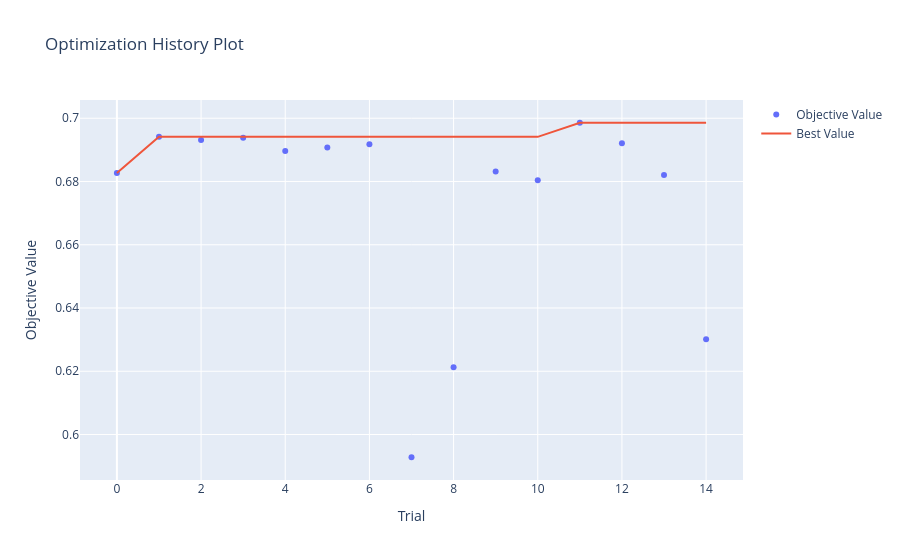
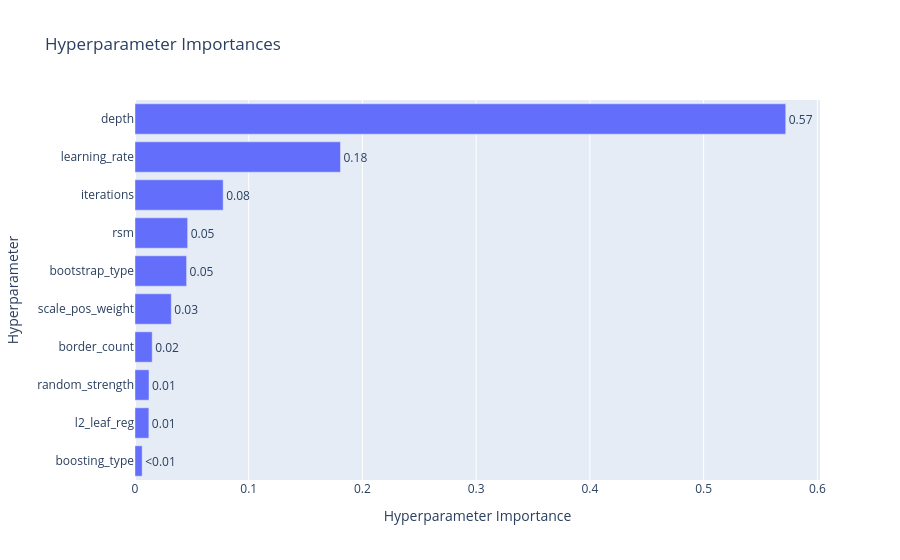
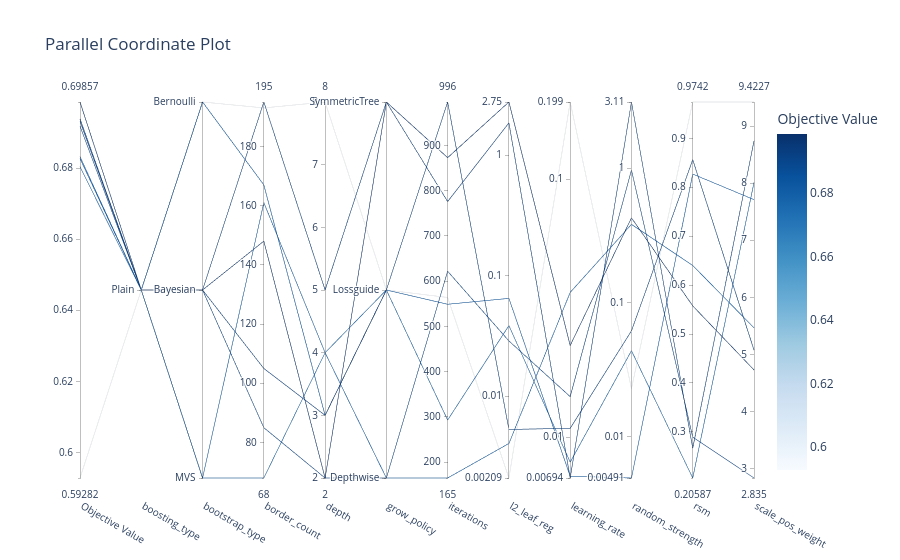

These figures' notebook cell, in order:
### Markdown cell above
### 10k

### Code cell
import optuna
import numpy as np
import warnings
from catboost import CatBoostClassifier
from sklearn.metrics import roc_auc_score
from sklearn.model_selection import TimeSeriesSplit
from optuna.visualization import (
    plot_optimization_history, 
    plot_param_importances, 
    plot_parallel_coordinate
)
from optuna.samplers import TPESampler

# Parameter tuning settings

timeout_seconds = 60*60*1
no_improvement_trials = 100

# Split the 10k dataset to evaluate on holdout after tuning

X_tuning = train_10k_X.head(8000)
y_tuning = train_10k_y_cat.head(8000)
X_val_holdout = train_10k_X.tail(2000)
y_val_holdout = train_10k_y_cat.tail(2000)

def objective_catboost(trial):
    params = {
        "iterations": trial.suggest_int("iterations", 100, 1000), # Number of boosting rounds (equivalent to n_estimators)
        "learning_rate": trial.suggest_float("learning_rate", 0.005, 0.2, log=True), # Step size
        "depth": trial.suggest_int("depth", 2, 8), # Max tree depth. Low to reduce overfitting on small datasets
        "l2_leaf_reg": trial.suggest_float("l2_leaf_reg", 1e-3, 10.0, log=True), # L2 regularization (equivalent to reg_lambda/reg_alpha)
        "random_strength": trial.suggest_float("random_strength", 1e-3, 10.0, log=True), # Amount of randomness in scoring splits
        "rsm": trial.suggest_float("rsm", 0.2, 1.0), # Random subspace method (feature subsampling, equivalent to colsample_bytree)
        "border_count": trial.suggest_int("border_count", 64, 254), # Max bins for continuous features (equivalent to max_bin)
        "scale_pos_weight": trial.suggest_float("scale_pos_weight", 2.0, 10.0), # Class balancing weight for imbalanced target
        "objective": "Logloss", # Binary classification objective
        "random_seed": 42, # Fixed seed for reproducibility
        "thread_count": 1, # Use single thread to avoid issues with parallelism in Optuna (equivalent to n_jobs)
        "verbose": False, # Suppress CatBoost output
        "boosting_type": trial.suggest_categorical("boosting_type", ["Plain", "Ordered"]), # Boosting type
        "bootstrap_type": trial.suggest_categorical("bootstrap_type", ["Bayesian", "Bernoulli", "MVS"]), # Bootstrap method for sampling data
        "cat_features": cat_cols, # Categorical features
        "verbose": False, # Suppress CatBoost output
    }

    if params["boosting_type"] == "Ordered": # Ordered boosting
        params["grow_policy"] = "SymmetricTree" # Growth of trees
    else:
        params["grow_policy"] = trial.suggest_categorical("grow_policy", ["SymmetricTree", "Depthwise", "Lossguide"]) # Growth of trees
  
    if params["grow_policy"] == "Lossguide": # Lossguide grow policy
        params["max_leaves"] = trial.suggest_int("max_leaves", 3, 31) # Max leaves per tree. Low to prevent memorizing small data
        params["min_data_in_leaf"] = trial.suggest_int("min_data_in_leaf", 15, 100) # Min data in one leaf (equivalent to min_child_samples)
        params["score_function"] = "L2" # Scoring function for split quality
    elif params["grow_policy"] == "Depthwise": # Depthwise grow policy
        params["min_data_in_leaf"] = trial.suggest_int("min_data_in_leaf", 15, 100) # Min data in one leaf (equivalent to min_child_samples)
        params["score_function"] = trial.suggest_categorical("score_function", ["L2", "Cosine"]) # Scoring function for split quality
    else:
        params["score_function"] = trial.suggest_categorical("score_function", ["L2", "Cosine"]) # Scoring function for split quality

    if params["bootstrap_type"] == "Bayesian": # Bayesian bootstrap
        params["bagging_temperature"] = trial.suggest_float("bagging_temperature", 0, 10) # Intensity of Bayesian bootstrap
    else:
        params["subsample"] = trial.suggest_float("subsample", 0.2, 1.0) # Subsample ratio
        
    
    tscv = TimeSeriesSplit(n_splits=5) # TimeSeriesSplit to respect temporal order of data 5 splits for 5-fold CV
    cv_scores = []
    
    for train_idx, val_idx in tscv.split(X_tuning): # 5-fold CV cycle
        X_tr, X_val = X_tuning.iloc[train_idx], X_tuning.iloc[val_idx]
        y_tr, y_val = y_tuning.iloc[train_idx], y_tuning.iloc[val_idx]
        
        
        model = CatBoostClassifier(**params)
        
        with warnings.catch_warnings():
            warnings.simplefilter("ignore")
            model.fit(
                X_tr,
                y_tr
            )
        
        preds = model.predict_proba(X_val)[:, 1]
        cv_scores.append(roc_auc_score(y_val, preds))
        
    return np.mean(cv_scores)

def stop_optuna(study, trial): # Custom callback to stop optimization if no improvement in best AUC for a certain number of trials
    if study.best_trial.number + no_improvement_trials <= trial.number:
        print(f"\n[Early Stop] No improvement in {no_improvement_trials} trials. Stopping optimization.")
        study.stop()

study_catboost = optuna.create_study(direction="maximize", sampler=optuna.samplers.TPESampler(seed=42))
study_catboost.optimize(objective_catboost, timeout=timeout_seconds, n_jobs=-1, callbacks=[stop_optuna])

print("\n" + "="*40)
print(f"BEST AUC: {study_catboost.best_value:.4f}")
print("BEST PARAMETERS:")

print("best_params = {")
for k, v in study_catboost.best_params.items():
    if isinstance(v, str):
        print(f'    "{k}": "{v}",')
    else:
        print(f'    "{k}": {v},')
print("}")

print("\n--- PARAMETER IMPORTANCE ---")
importances = optuna.importance.get_param_importances(study_catboost)
for param, importance in importances.items():
    print(f"  {param:20}: {importance:.4f}")
print("="*40)


fig1 = plot_optimization_history(study_catboost)
fig1.show()
    
fig2 = plot_param_importances(study_catboost)
fig2.show()
    
fig3 = plot_parallel_coordinate(
    study_catboost, 
    params=[
        "iterations",
        "learning_rate",
        "depth",
        "l2_leaf_reg",
        "random_strength",
        "rsm",
        "border_count",
        "scale_pos_weight",
        "boosting_type",
        "bootstrap_type",
        "grow_policy"
    ]
)
fig3.show()
    
fig1.write_html("hyperparameter_tuning/CatBoost/Classification/optuna_catboost_10k_history.html")
fig2.write_html("hyperparameter_tuning/CatBoost/Classification/optuna_catboost_10k_importance.html")
fig3.write_html("hyperparameter_tuning/CatBoost/Classification/optuna_catboost_10k_parallel.html")

### Figure 1 — Plotly figure (JSON) as saved in the notebook; plotly's stock layout.template omitted (floating-point values rounded to 4 significant figures)
{"data": [{"mode": "markers", "name": "Objective Value", "type": "scatter", "x": [0, 1, 2, 3, 4, 5, 6, 7, 8, 9, 10, 11, 12, 13, 14], "y": [0.6827, 0.6941, 0.6931, 0.6938, 0.6897, 0.6907, 0.6918, 0.5928, 0.6213, 0.6832, 0.6804, 0.6986, 0.6921, 0.6821, 0.6301]}, {"mode": "lines", "name": "Best Value", "type": "scatter", "x": [0, 1, 2, 3, 4, 5, 6, 7, 8, 9, 10, 11, 12, 13, 14], "y": [0.6827, 0.6941, 0.6941, 0.6941, 0.6941, 0.6941, 0.6941, 0.6941, 0.6941, 0.6941, 0.6941, 0.6986, 0.6986, 0.6986, 0.6986]}, {"marker": {"color": "#cccccc"}, "mode": "markers", "name": "Infeasible Trial", "showlegend": false, "type": "scatter", "x": [], "y": []}], "layout": {"title": {"text": "Optimization History Plot"}, "xaxis": {"title": {"text": "Trial"}}, "yaxis": {"title": {"text": "Objective Value"}}}}

### Figure 2 — Plotly figure (JSON) as saved in the notebook; plotly's stock layout.template omitted (floating-point values rounded to 4 significant figures)
{"data": [{"cliponaxis": false, "hovertemplate": ["boosting_type (CategoricalDistribution): 0.00628347837212943<extra></extra>", "l2_leaf_reg (FloatDistribution): 0.012196136658109825<extra></extra>", "random_strength (FloatDistribution): 0.012314312353419125<extra></extra>", "border_count (IntDistribution): 0.01512506913318736<extra></extra>", "scale_pos_weight (FloatDistribution): 0.03193608144823833<extra></extra>", "bootstrap_type (CategoricalDistribution): 0.04537702784068076<extra></extra>", "rsm (FloatDistribution): 0.04630497033549734<extra></extra>", "iterations (IntDistribution): 0.07754401815988801<extra></extra>", "learning_rate (FloatDistribution): 0.18068630752753295<extra></extra>", "depth (IntDistribution): 0.5722325981713167<extra></extra>"], "name": "Objective Value", "orientation": "h", "text": ["<0.01", "0.01", "0.01", "0.02", "0.03", "0.05", "0.05", "0.08", "0.18", "0.57"], "textposition": "outside", "type": "bar", "x": [0.006283, 0.0122, 0.01231, 0.01513, 0.03194, 0.04538, 0.0463, 0.07754, 0.1807, 0.5722], "y": ["boosting_type", "l2_leaf_reg", "random_strength", "border_count", "scale_pos_weight", "bootstrap_type", "rsm", "iterations", "learning_rate", "depth"]}], "layout": {"title": {"text": "Hyperparameter Importances"}, "xaxis": {"title": {"text": "Hyperparameter Importance"}}, "yaxis": {"title": {"text": "Hyperparameter"}}}}

### Figure 3 — Plotly figure (JSON) as saved in the notebook; plotly's stock layout.template omitted (floating-point values rounded to 4 significant figures)
{"data": [{"dimensions": [{"label": "Objective Value", "range": [0.5928, 0.6986], "values": [0.6827, 0.6931, 0.6938, 0.6918, 0.5928, 0.6832, 0.6804, 0.6986]}, {"label": "boosting_type", "range": [0, 0], "ticktext": ["Plain"], "tickvals": [0], "values": [0, 0, 0, 0, 0, 0, 0, 0]}, {"label": "bootstrap_type", "range": [0, 2], "ticktext": ["MVS", "Bayesian", "Bernoulli"], "tickvals": [0, 1, 2], "values": [0, 1, 1, 1, 2, 2, 0, 1]}, {"label": "border_count", "range": [68, 195], "values": [161, 105, 195, 85, 193, 167, 68, 148]}, {"label": "depth", "range": [2, 8], "values": [4, 3, 5, 2, 8, 3, 4, 2]}, {"label": "grow_policy", "range": [0, 2], "ticktext": ["Depthwise", "Lossguide", "SymmetricTree"], "tickvals": [0, 1, 2], "values": [0, 1, 2, 0, 1, 1, 1, 2]}, {"label": "iterations", "range": [165, 996], "values": [165, 996, 776, 622, 564, 549, 293, 873]}, {"label": "l2_leaf_reg", "range": [-2.68, 0.4401], "ticktext": ["0.00209", "0.01", "0.1", "1", "2.75"], "tickvals": [-2.68, -2, -1, 0, 0.4401], "values": [-2.393, -2.277, 0.2666, -1.543, -2.68, -1.189, -1.415, 0.4401]}, {"label": "learning_rate", "range": [-2.159, -0.701], "ticktext": ["0.00694", "0.01", "0.1", "0.199"], "tickvals": [-2.159, -2, -1, -0.701], "values": [-1.439, -1.966, -2.159, -1.843, -0.701, -2.152, -2.098, -1.645]}, {"label": "random_strength", "range": [-2.309, 0.4926], "ticktext": ["0.00491", "0.01", "0.1", "1", "3.11"], "tickvals": [-2.309, -2, -1, 0, 0.4926], "values": [-0.4189, -1.212, 0.4926, -0.01452, -1.643, -2.309, -1.36, -0.3705]}, {"label": "rsm", "range": [0.2059, 0.9742], "values": [0.6401, 0.8563, 0.2668, 0.2894, 0.9742, 0.8269, 0.2059, 0.5576]}, {"label": "scale_pos_weight", "range": [2.835, 9.423], "values": [5.466, 5.076, 8.741, 2.835, 9.423, 7.712, 8.012, 4.729]}], "labelangle": 30, "labelside": "bottom", "line": {"color": [0.6827, 0.6931, 0.6938, 0.6918, 0.5928, 0.6832, 0.6804, 0.6986], "colorbar": {"title": {"text": "Objective Value"}}, "colorscale": [[0, "rgb(247,251,255)"], [0.125, "rgb(222,235,247)"], [0.25, "rgb(198,219,239)"], [0.375, "rgb(158,202,225)"], [0.5, "rgb(107,174,214)"], [0.625, "rgb(66,146,198)"], [0.75, "rgb(33,113,181)"], [0.875, "rgb(8,81,156)"], [1, "rgb(8,48,107)"]], "reversescale": false, "showscale": true}, "type": "parcoords"}], "layout": {"title": {"text": "Parallel Coordinate Plot"}}}
